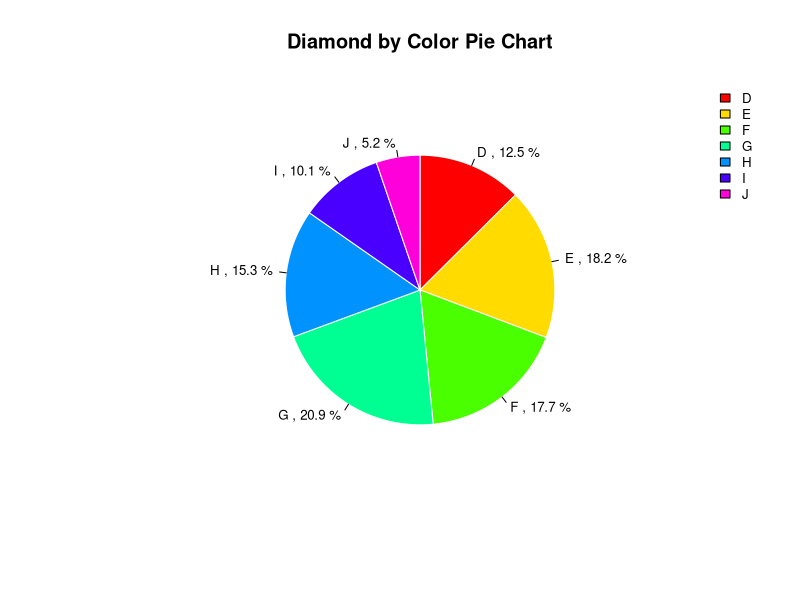
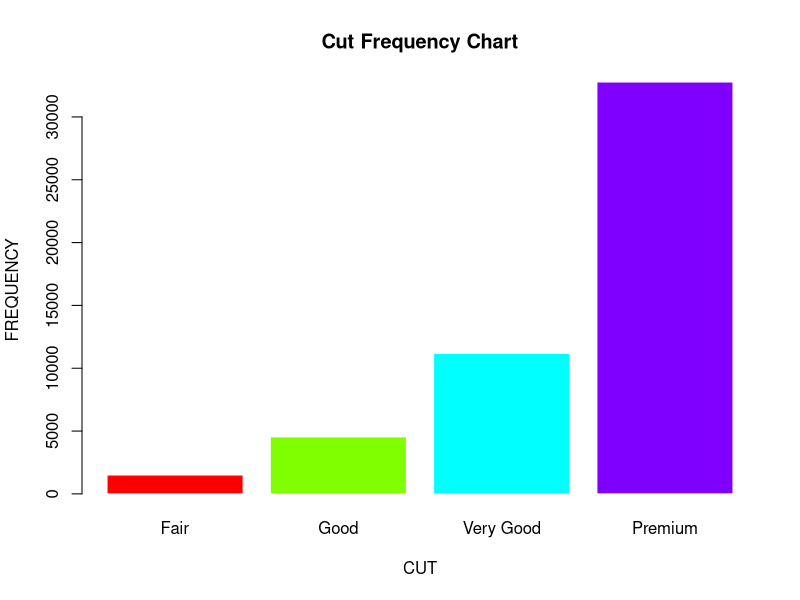
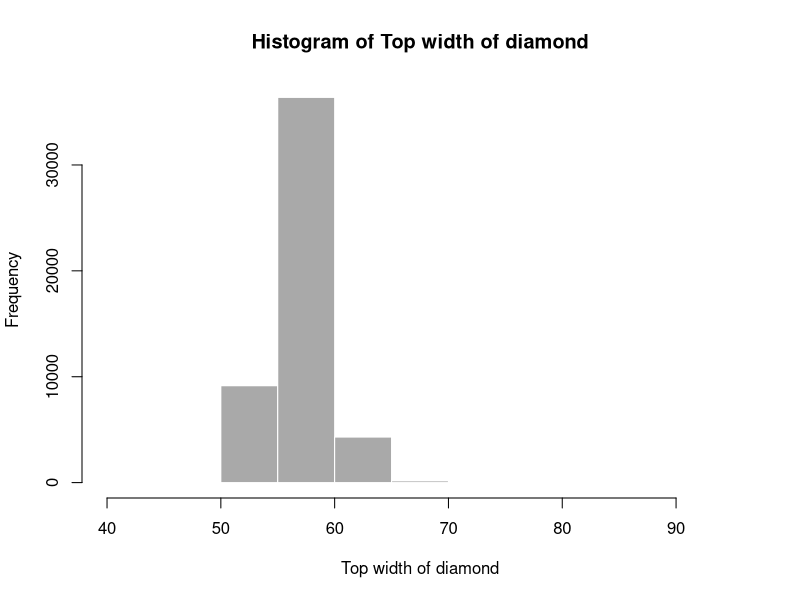
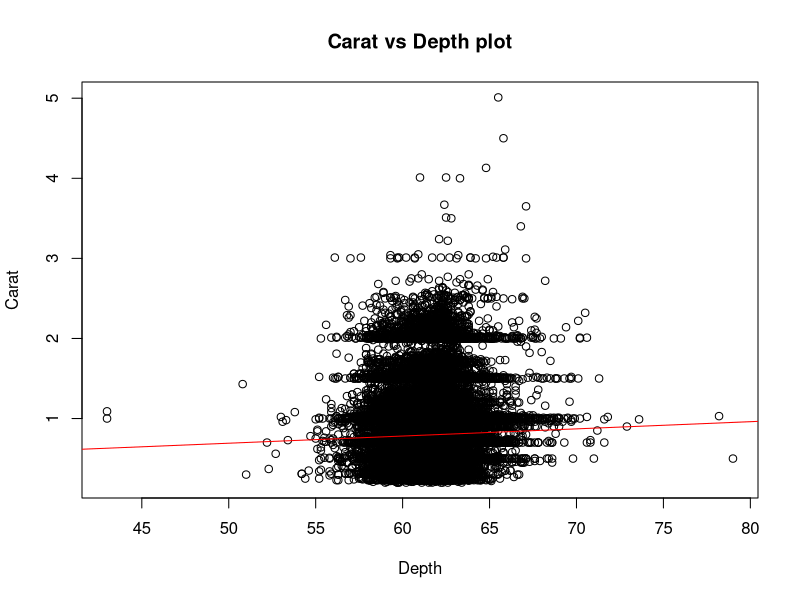
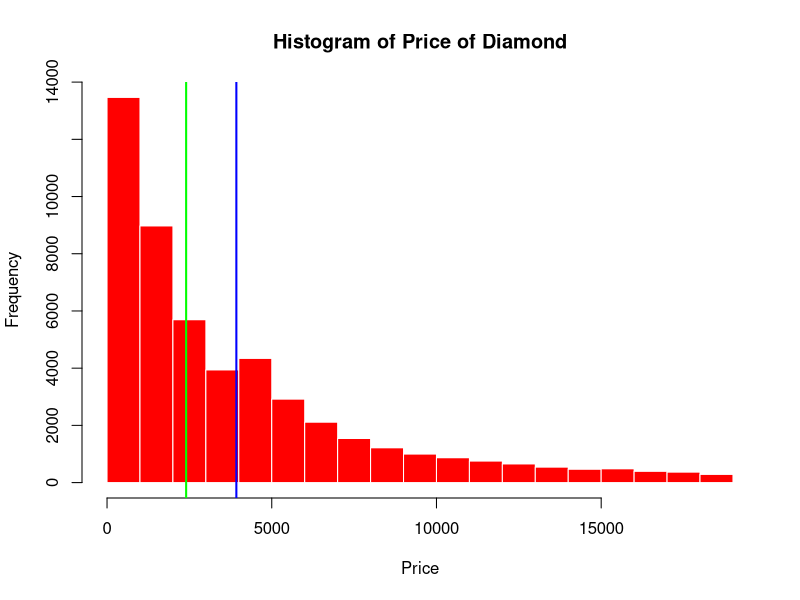
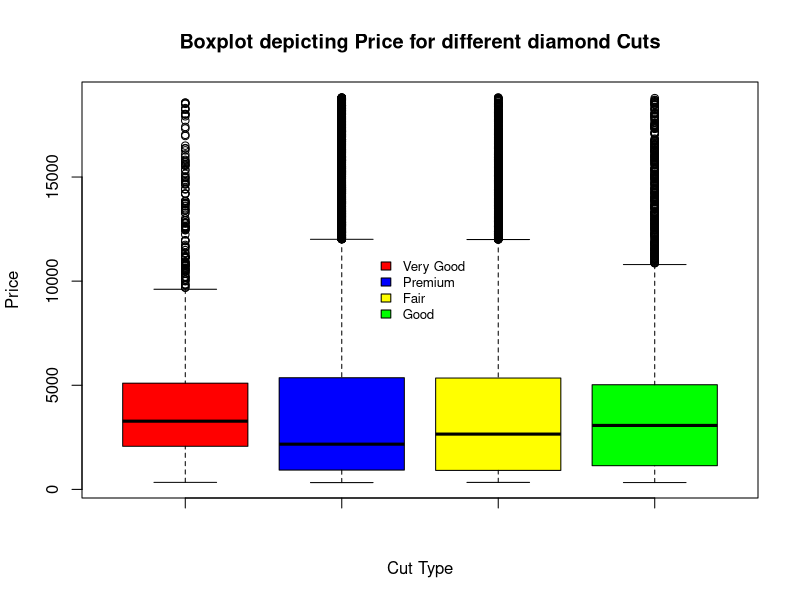
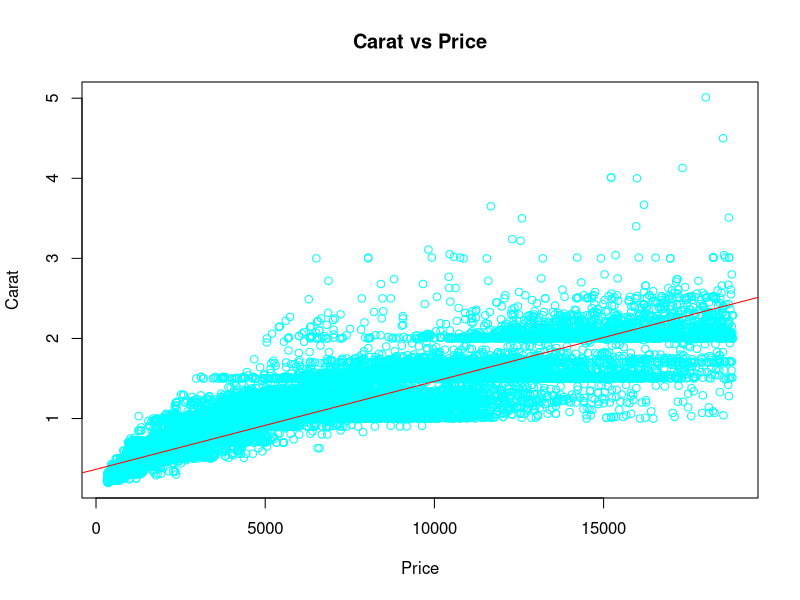
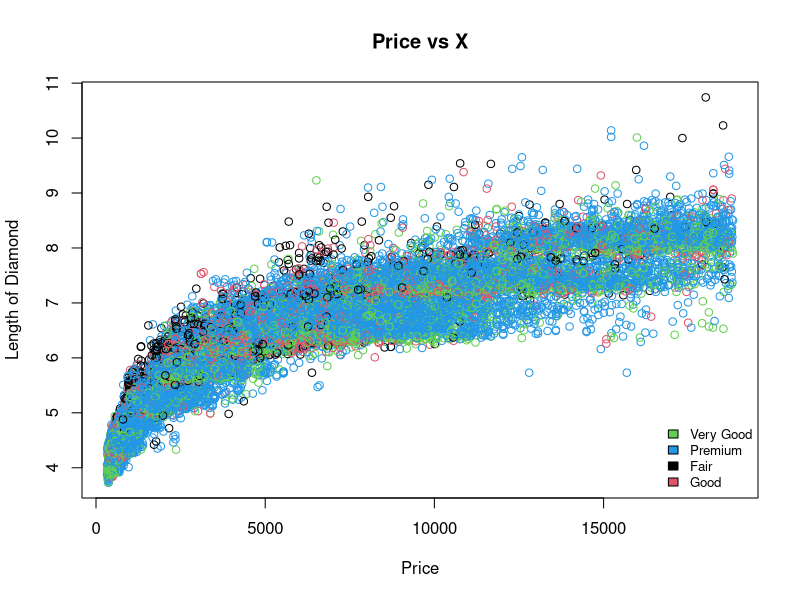

Here is the R script that generated these plots, in order:
## ---- chunk 1
knitr::opts_chunk$set(echo = TRUE,message = TRUE,warning = TRUE)
## ---- chunk 2
library(ggplot2)
library(datasets)
library(MASS)
library(dplyr)
library(stringr)
## ---- chunk 3
setwd(getwd())
diamonds.dataset <- read.csv("DiamondDataComplete.csv")
## ---- chunk 4
head(diamonds.dataset)
str(diamonds.dataset)
summary(diamonds.dataset)
nrow(diamonds.dataset)
## ---- chunk 5
# Carat
# If the carat value is greator than 5.01 then divide the value by 10 to make it less than 5.01
for (i in 1:nrow(diamonds.dataset)) {
  if (diamonds.dataset$carat[i] > 5.01)
    diamonds.dataset$carat[i] <- diamonds.dataset$carat[i] / 10
}
# Replace all the zero values if present to the mean value
diamonds.dataset$carat <- replace(diamonds.dataset$carat, diamonds.dataset$carat == 0, mean(diamonds.dataset$carat))
# Cut
# Change all Ideals to Premium
diamonds.dataset$cut <- replace(diamonds.dataset$cut, diamonds.dataset$cut == "Ideal", "Premium")
#Clarity refactor
diamonds.dataset$clarity <- factor(diamonds.dataset$clarity, levels = c("I1","SI2","SI1","VS2","VS1","VVS2","VVS1","IF"))
# Change all Very Geod to Very Good
diamonds.dataset$cut <- replace(diamonds.dataset$cut, diamonds.dataset$cut == "Very Geod", "Very Good")
# Factorize the Labels 
diamonds.dataset$cut <- factor(diamonds.dataset$cut, levels = c("Fair", "Good", "Very Good", "Premium"))
# Table
# Change all NA's in Table to the mean value
diamonds.dataset$table <- replace(diamonds.dataset$table, is.na(diamonds.dataset$table), mean(diamonds.dataset$table[!is.na(diamonds.dataset$table)]))
# Remove all the NA values from the dataset (Depth, Price, X, Y, Z)
diamonds.dataset <- diamonds.dataset[complete.cases(diamonds.dataset),]
# Replace all zero values of x with mean of x
diamonds.dataset$x <- replace(diamonds.dataset$x, diamonds.dataset$x == 0, mean(diamonds.dataset$x))
# Replace all zero values of y with mean of y
diamonds.dataset$y <- replace(diamonds.dataset$y, diamonds.dataset$y == 0, mean(diamonds.dataset$y))
# Replace all zero values of z with mean of z
diamonds.dataset$z <- replace(diamonds.dataset$z, diamonds.dataset$z == 0, mean(diamonds.dataset$z))
summary(diamonds.dataset)
nrow(diamonds.dataset)
## ---- chunk 6
c <- table(diamonds.dataset$color)
c <- as.data.frame(c)
pieperc <- round(100*c$Freq/sum(c$Freq), 1)
pieperc <- paste(c$Var1, ",", pieperc, "%")
pie(c$Freq, labels = pieperc, clockwise = TRUE, border = "white", radius = 0.7, cex = 0.8, main = "Diamond by Color Pie Chart", col = rainbow(length(c$Freq)))
legend("topright", legend = c$Var1, cex = 0.8, bty = "n", fill = rainbow(length(c$Freq)))
## ---- chunk 7
d <- table(diamonds.dataset$cut)
d <- as.data.frame(d)
barplot(d$Freq, names.arg = d$Var1, xlab = "CUT", ylab = "FREQUENCY", col = rainbow(length(d$Freq)), main = "Cut Frequency Chart", border = "white")
## ---- chunk 8
hist(diamonds.dataset$table, main = "Histogram of Top width of diamond", xlab = "Top width of diamond", col = "darkgrey", border = "white")
## ---- chunk 9
plot(x = diamonds.dataset$depth, y = diamonds.dataset$carat, xlab = "Depth", ylab = "Carat", main = "Carat vs Depth plot")
abline(lm(diamonds.dataset$carat ~ diamonds.dataset$depth), col ="red")
## ---- chunk 10
hist(diamonds.dataset$price, main = "Histogram of Price of Diamond", xlab = "Price", col = "red", border = "white")
abline(v = mean(diamonds.dataset$price), col = "blue", lwd = 2)
abline(v = median(diamonds.dataset$price), col = "green", lwd = 2)
var(diamonds.dataset$price)
## ---- chunk 11
diamonds.dataset$range[diamonds.dataset$price < 19500] <- "High"
diamonds.dataset$range[diamonds.dataset$price < 13000] <- "Medium"
diamonds.dataset$range[diamonds.dataset$price < 6500] <- "Low"
diamonds.dataset$range <- factor(diamonds.dataset$range, c("High", "Medium", "Low"))
diamonds.dataset %>% group_by(range) %>% summarise(count=n(), mean = mean(price), median = median(price), var = var(price), min = min(price), max = max(price), sd = sd(price))
## ---- chunk 12
boxplot(diamonds.dataset$price[diamonds.dataset$cut == "Fair"],diamonds.dataset$price[diamonds.dataset$cut == "Premium"],diamonds.dataset$price[diamonds.dataset$cut == "Very Good"],diamonds.dataset$price[diamonds.dataset$cut == "Good"], xlab ="Cut Type", ylab = "Price", col=c("red","blue","yellow","green"), main = "Boxplot depicting Price for different diamond Cuts")
legend("center", legend = unique(diamonds.dataset$cut), cex = 0.8, bty = "n", fill = c("red","blue","yellow","green"))
## ---- chunk 13
cor(diamonds.dataset$price,diamonds.dataset[,c("carat","table","x","y","z","depth")])
plot(x = diamonds.dataset$price, y = diamonds.dataset$carat, xlab = "Price", ylab = "Carat", main = "Carat vs Price", col = "cyan")
abline(lm(diamonds.dataset$carat ~ diamonds.dataset$price), col ="red")
## ---- chunk 14
# List frequency for Cuts
table(diamonds.dataset$cut)
# List frequency for clarity
table(diamonds.dataset$clarity)
## ---- chunk 15
plot(diamonds.dataset$price,diamonds.dataset$x,col=diamonds.dataset$cut,xlab = "Price",ylab = "Length of Diamond",main="Price vs X")
legend("bottomright", legend = unique(diamonds.dataset$cut), cex = 0.8, bty = "n", fill = unique(diamonds.dataset$cut))
## ---- chunk 16
plot(diamonds.dataset$price,diamonds.dataset$depth,col=diamonds.dataset$clarity,xlab = "Price",ylab = "Depth of Diamond",main="Price vs Depth")
legend("topright", legend = unique(diamonds.dataset$clarity), cex = 0.8, bty = "n", fill = unique(diamonds.dataset$clarity))
## ---- chunk 17
diamonds.dataset <- mutate(diamonds.dataset, volume = x*y*z)
diamonds.dataset$volume <- as.double(diamonds.dataset$volume)
summary(diamonds.dataset)
## ---- chunk 18
plot(diamonds.dataset$volume,diamonds.dataset$price,col="green",xlab = "Volume of Diamond",ylab = "Price",main="Price vs Volume")
abline(lm(diamonds.dataset$price ~ diamonds.dataset$volume), col ="black")
## ---- chunk 19
plot(diamonds.dataset$volume,diamonds.dataset$carat,col="orange",xlab = "Volume of Diamond",ylab = "Carat",main="Carat vs Volume")
abline(lm(diamonds.dataset$carat ~ diamonds.dataset$volume), col ="black")
## ---- chunk 20
plot(diamonds.dataset$depth,diamonds.dataset$table,col="purple",xlab = "Depth",ylab = "Table",main="Table vs Depth")
abline(lm(diamonds.dataset$table ~ diamonds.dataset$depth), col ="black")
## ---- chunk 21
cor(diamonds.dataset$table,diamonds.dataset[,c("carat","price","x","y","z","depth","volume")])
